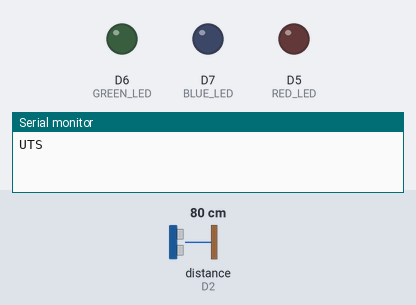
Bench run of a program on a simulated ESP8266 (NodeMCU). On the bench: output pins drawn as LEDs (lit = HIGH), the last lines printed to the serial monitor. Wiring (inferred from the names in the program): ultrasonic range finder: trigger D1; echo D2. Dashed ring = blinking. Inputs (shaded band) come from the test bench; at power-on: distance to the obstacle (sensor on D2) 80 cm. The echo pulse lasts 58.3 µs per cm; pins used as bus, display or sensor lines are not drawn.

Above: at 0.1 s.
At 4.2 s:
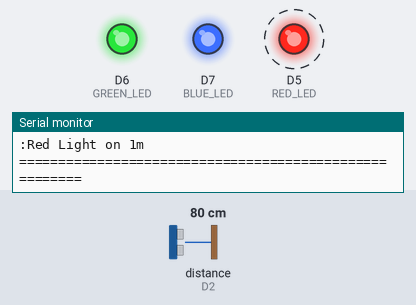
4.3 s: distance to the obstacle (sensor on D2) set to 96 cm
7.8 s: distance to the obstacle (sensor on D2) set to 107 cm
At 9.7 s:
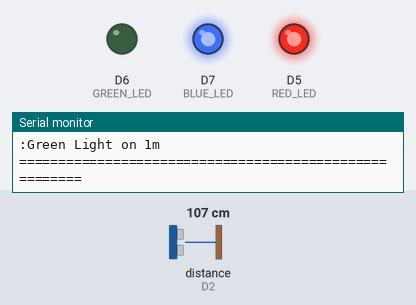
Timing chart, 0 to 11.2 s (numbered marks = the images above; inputs shaded):
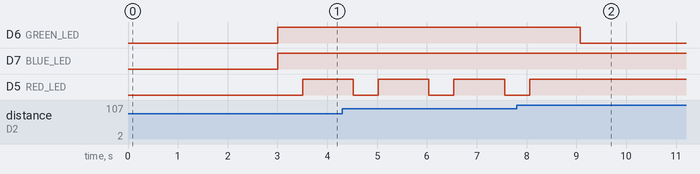

Measured:
- the behaviour switches between 101 and 102 cm on distance to the obstacle (sensor on D2) (found by bisection; images 1 and 2)
- after the input at 7.8 s, D6 (GREEN_LED): HIGH → LOW after 1.3 s; D5 (RED_LED): goes on until 8.1 s, then stays HIGH
- by itself, D5 (RED_LED): alternates HIGH for 1.0 s and LOW for 0.50 s

The program:

main.cpp
```cpp
#include <Arduino.h>

#define RED_LED D5
#define GREEN_LED D6
#define BLUE_LED D7

#define triggerPin D1
#define echoPin D2

void setup()
{
    Serial.begin(9600);
    pinMode(RED_LED, OUTPUT);
    pinMode(GREEN_LED, OUTPUT);
    pinMode(BLUE_LED, OUTPUT);
    pinMode(triggerPin, OUTPUT);
    pinMode(echoPin, INPUT);
    Serial.println("UTS");
    delay(3000);
}

void DistanceLight()
{
    Serial.println("=======================================================");
    long duration, distance;
    digitalWrite(triggerPin, LOW);
    delayMicroseconds(2);
    digitalWrite(triggerPin, HIGH);
    delayMicroseconds(10);
    digitalWrite(triggerPin, LOW);
    duration = pulseIn(echoPin, HIGH);
    distance = duration * 0.034 / 2;
    Serial.print(distance);
    Serial.println(" cm");
    if (distance <= 100)
    {
        digitalWrite(RED_LED, LOW);
        digitalWrite(GREEN_LED, HIGH);
        digitalWrite(BLUE_LED, HIGH);
        delay(500);
        digitalWrite(RED_LED, HIGH);
        digitalWrite(GREEN_LED, HIGH);
        digitalWrite(BLUE_LED, HIGH);
        Serial.println(":Red Light on 1m");
    }
    else if (distance > 100)
    {
        digitalWrite(RED_LED, HIGH);
        digitalWrite(GREEN_LED, LOW);
        digitalWrite(BLUE_LED, HIGH);
        Serial.println(":Green Light on 1m");
    }
    else
    {
        digitalWrite(RED_LED, HIGH);
        digitalWrite(GREEN_LED, HIGH);
        digitalWrite(BLUE_LED, HIGH);
    }
    Serial.println("=======================================================");
    delay(1000);
}

void loop()
{
    DistanceLight();
}
```
